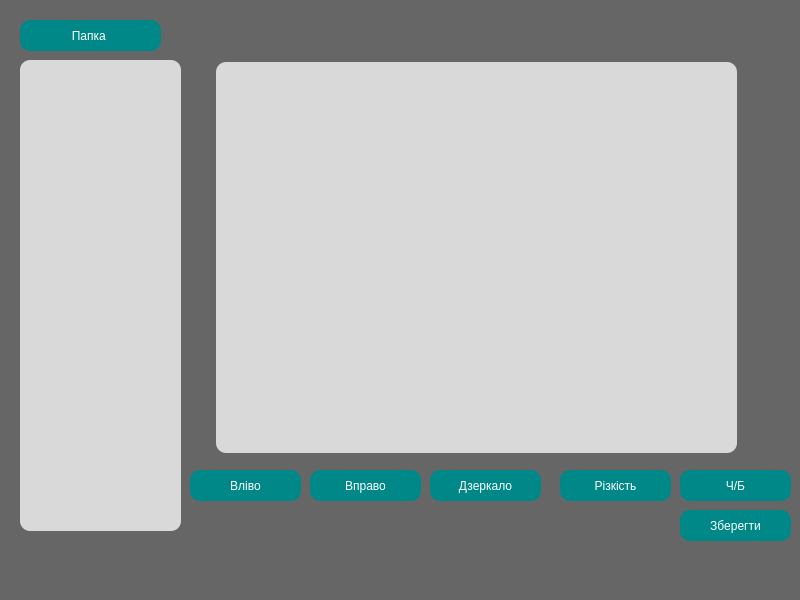
<?xml version="1.0" encoding="UTF-8"?>
<ui version="4.0">
 <class>MainWindow</class>
 <widget class="QMainWindow" name="MainWindow">
  <property name="geometry">
   <rect>
    <x>0</x>
    <y>0</y>
    <width>800</width>
    <height>600</height>
   </rect>
  </property>
  <property name="windowTitle">
   <string>MainWindow</string>
  </property>
  <property name="styleSheet">
   <string notr="true">background-color: rgb(102, 102, 102);</string>
  </property>
  <widget class="QWidget" name="centralwidget">
   <widget class="QPushButton" name="btn_dir">
    <property name="geometry">
     <rect>
      <x>20</x>
      <y>20</y>
      <width>141</width>
      <height>31</height>
     </rect>
    </property>
    <property name="styleSheet">
     <string notr="true">color: rgb(255, 255, 255);
background-color: rgb(0, 136, 136);
border-radius: 10px;</string>
    </property>
    <property name="text">
     <string>Папка </string>
    </property>
   </widget>
   <widget class="QPushButton" name="btn_left">
    <property name="geometry">
     <rect>
      <x>190</x>
      <y>470</y>
      <width>111</width>
      <height>31</height>
     </rect>
    </property>
    <property name="styleSheet">
     <string notr="true">color: rgb(255, 255, 255);
background-color: rgb(0, 136, 136);
border-radius: 10px;</string>
    </property>
    <property name="text">
     <string>Вліво</string>
    </property>
   </widget>
   <widget class="QListWidget" name="listWidget">
    <property name="geometry">
     <rect>
      <x>20</x>
      <y>60</y>
      <width>161</width>
      <height>471</height>
     </rect>
    </property>
    <property name="styleSheet">
     <string notr="true">background-color: rgb(217, 217, 217);
color: rgb(0, 0, 0);
border-radius: 10px;</string>
    </property>
   </widget>
   <widget class="QLabel" name="label">
    <property name="geometry">
     <rect>
      <x>216</x>
      <y>62</y>
      <width>521</width>
      <height>391</height>
     </rect>
    </property>
    <property name="styleSheet">
     <string notr="true">background-color: rgb(217, 217, 217);
color: rgb(0, 0, 0);
border-radius: 10px;</string>
    </property>
    <property name="text">
     <string/>
    </property>
   </widget>
   <widget class="QPushButton" name="btn_right">
    <property name="geometry">
     <rect>
      <x>310</x>
      <y>470</y>
      <width>111</width>
      <height>31</height>
     </rect>
    </property>
    <property name="styleSheet">
     <string notr="true">color: rgb(255, 255, 255);
background-color: rgb(0, 136, 136);
border-radius: 10px;</string>
    </property>
    <property name="text">
     <string>Вправо</string>
    </property>
   </widget>
   <widget class="QPushButton" name="btn_flip">
    <property name="geometry">
     <rect>
      <x>430</x>
      <y>470</y>
      <width>111</width>
      <height>31</height>
     </rect>
    </property>
    <property name="styleSheet">
     <string notr="true">color: rgb(255, 255, 255);
background-color: rgb(0, 136, 136);
border-radius: 10px;</string>
    </property>
    <property name="text">
     <string>Дзеркало</string>
    </property>
   </widget>
   <widget class="QPushButton" name="btn_sharp">
    <property name="geometry">
     <rect>
      <x>560</x>
      <y>470</y>
      <width>111</width>
      <height>31</height>
     </rect>
    </property>
    <property name="styleSheet">
     <string notr="true">color: rgb(255, 255, 255);
background-color: rgb(0, 136, 136);
border-radius: 10px;</string>
    </property>
    <property name="text">
     <string>Різкість</string>
    </property>
   </widget>
   <widget class="QPushButton" name="QPushButton_6">
    <property name="geometry">
     <rect>
      <x>680</x>
      <y>470</y>
      <width>111</width>
      <height>31</height>
     </rect>
    </property>
    <property name="styleSheet">
     <string notr="true">color: rgb(255, 255, 255);
background-color: rgb(0, 136, 136);
border-radius: 10px;</string>
    </property>
    <property name="text">
     <string>Ч/Б</string>
    </property>
   </widget>
   <widget class="QPushButton" name="btn_save">
    <property name="geometry">
     <rect>
      <x>680</x>
      <y>510</y>
      <width>111</width>
      <height>31</height>
     </rect>
    </property>
    <property name="styleSheet">
     <string notr="true">color: rgb(255, 255, 255);
background-color: rgb(0, 136, 136);
border-radius: 10px;</string>
    </property>
    <property name="text">
     <string>Зберегти</string>
    </property>
   </widget>
  </widget>
  <widget class="QMenuBar" name="menubar">
   <property name="geometry">
    <rect>
     <x>0</x>
     <y>0</y>
     <width>800</width>
     <height>21</height>
    </rect>
   </property>
  </widget>
  <widget class="QStatusBar" name="statusbar"/>
 </widget>
 <resources/>
 <connections/>
</ui>
